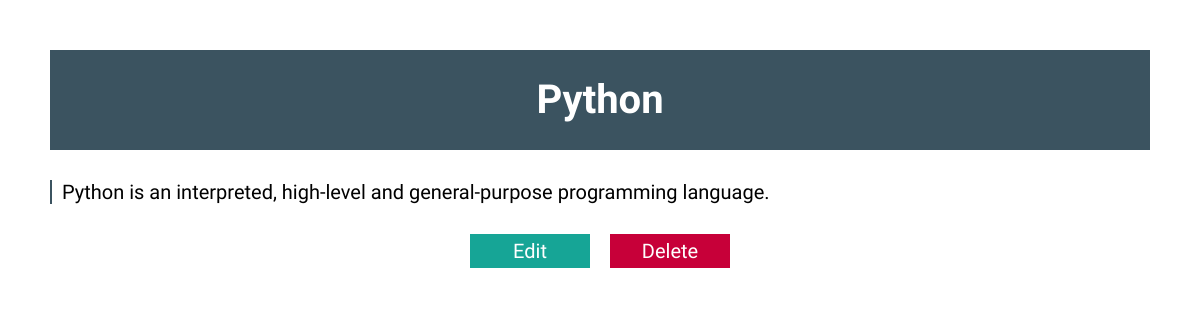
The page /php-mysql-blog/view.php?id=25 on the database its author committed.
### tables this page shows
CREATE TABLE `data` (
  `Id` int(11) NOT NULL,
  `title` varchar(255) NOT NULL,
  `content` longtext NOT NULL
);

### php-mysql-blog/logic.php (called while the page is built, shortened)
<?php
    $connection = mysqli_connect("localhost","root","","advancedBlog");
    if(isset($_REQUEST['id'])) {
        $id = $_REQUEST['id'];
        $sql = "SELECT * FROM data WHERE id = $id";
        $query = mysqli_query($connection, $sql);
    }
?>

### php-mysql-blog/view.php (the view, shortened to what this page needs)
<?php
    include "logic.php"
?>
<!DOCTYPE html>
<html lang="en">
<head>
    <link rel="stylesheet" href="style.css">
</head>
<body>
    <div class="container">
        <?php foreach($query as $q) {?>
            <div class="view">
                <h1 class="title_edit"><?php echo $q['title']; ?></h1>
            </div>
            <p class="content_edit"><?php echo $q['content']; ?></p>
            <div class="edit">
                <a class="edit_edit" href="edit.php?id=<?php echo $q['Id']; ?>">Edit</a>
                <form method="POST">
                    <button class="delete_edit" name="delete">Delete</button>
                </form>
            </div>
        <?php }?>
    </div>
</body>
</html>

### php-mysql-blog/style.css (style rules this page uses)
* { margin: 0; padding: 0; box-sizing: border-box; }
:root { --color-dark: #3b5360; }
html { font-size: 62.5%; }
body { font-family: 'Hind', sans-serif; background-color: white; }
a { text-decoration: none; }
.container { display: flex; justify-content: center; align-items: center; flex-wrap: nowrap; flex-direction: column; }
.title_edit { font-size: 4rem; text-align: center; margin-top: 5rem; background-color: var(--color-dark); color: white; line-height: 10rem; width: 110rem; }
.content_edit { width: 110rem; margin-top: 3rem; border-left: 2px solid var(--color-dark); font-size: 2rem; padding-left: 1rem; }
.edit { display: flex; }
.edit_edit { font-size: 2rem; display: inline-block; margin-top: auto; width: 12rem; color: white; background-color: #16a596; text-align: center; margin-right: 2rem; padding: .5rem; }
.delete_edit { font-family: inherit; color: white; background-color: #c70039; width: 12rem; cursor: pointer; font-size: 2rem; margin-top: 3rem; border: none; padding: .5rem; }

### rows shown on the page
data: title "Python", content "Python is an interpreted, high-level and general-purpose programming language."
